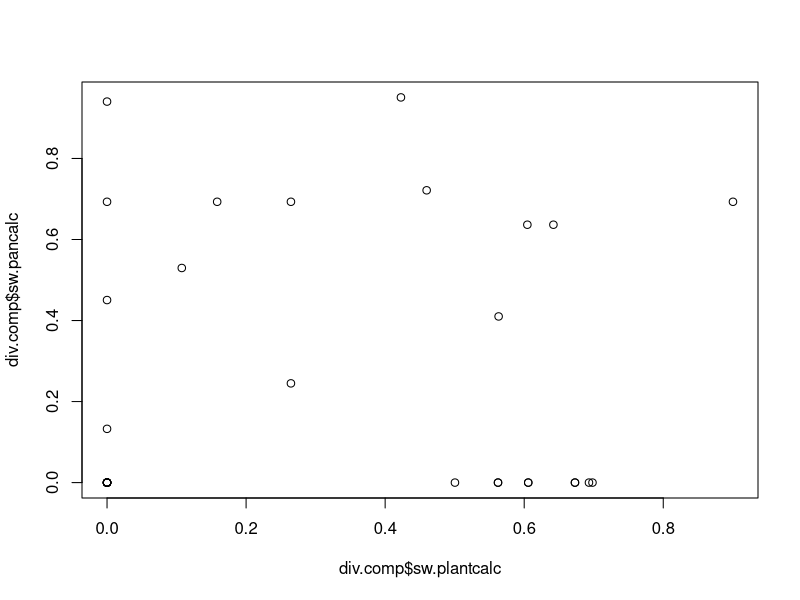
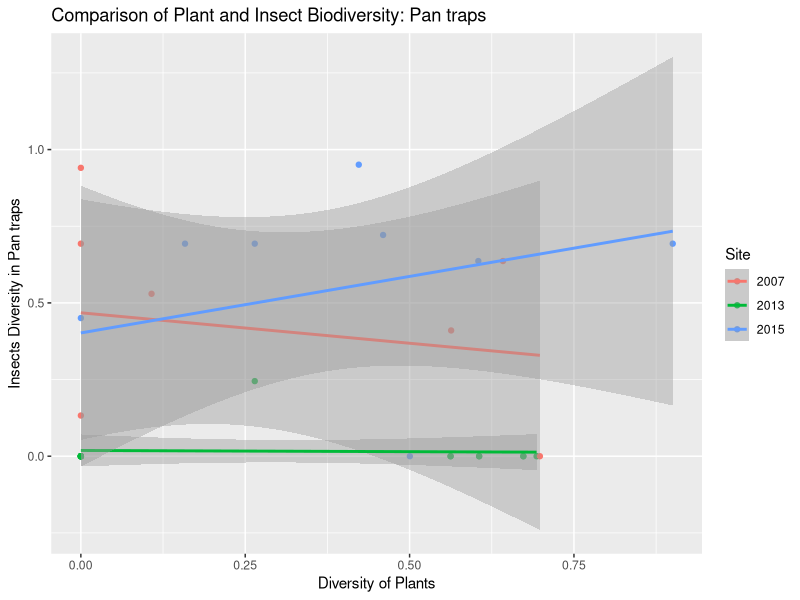
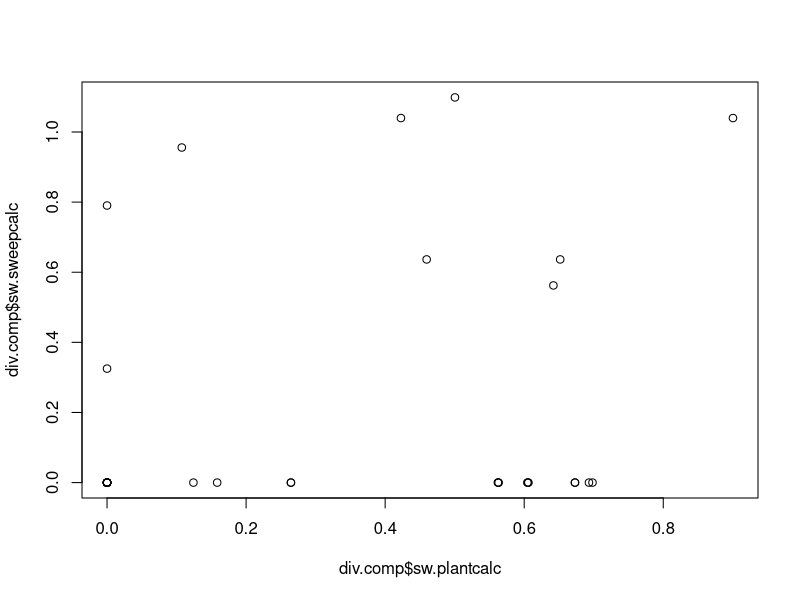
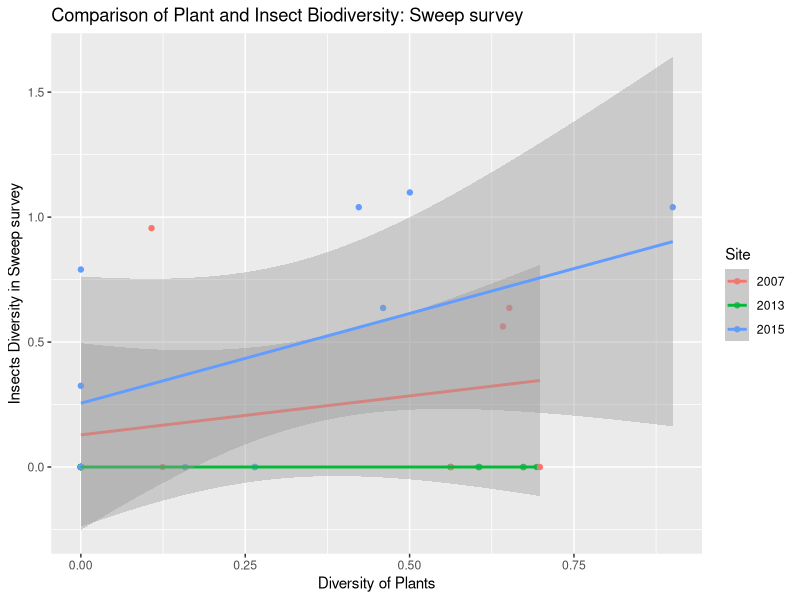

Generate these figures, in order, with R:
## ---- chunk 1
knitr::opts_chunk$set(echo = TRUE)
## ---- chunk 2
library(vegan)
library(ggplot2)
library(dplyr)
library(tidyr)
## ---- chunk 3

df1 <- read.csv("pan_fix.csv")
  
df2 <- read.csv("sweep_fix.csv")
  
df3 <- read.csv("vegetationdata_updatedtest.csv")
## ---- chunk 4
pmat <- as.matrix(df1[,5:13])
sw.pan = df1 %>% mutate(sw.pancalc = diversity(pmat))

sweepmat <- as.matrix(df2[,5:12])
sw.sweep = df2 %>% mutate(sw.sweepcalc = diversity(sweepmat))

plantmat <- as.matrix(df3[,4:12])
sw.plant = df3 %>% mutate(sw.plantcalc = diversity(plantmat))
## ---- chunk 5
pan.comparison = sw.pan %>% select(Site:Date, sw.pancalc) %>% unite(col = ID, Site,Strata,Date) %>% select(-Months)

sweep.comparison = sw.sweep %>% select(Site:Date, sw.sweepcalc) %>% unite(col = ID, Site,Strata,Date) %>% select(-Months)

plant.comparison = sw.plant %>% select(site:Strata, sw.plantcalc) %>% unite(col = ID, site,Strata,date)

div.comp = left_join(plant.comparison, pan.comparison) %>% left_join(sweep.comparison) %>% separate(ID, into = c("Site", "Strata", "Date"), sep = "_")
## ---- chunk 6
plot(div.comp$sw.plantcalc, div.comp$sw.pancalc)

ggplot(data = div.comp, aes(sw.plantcalc, sw.pancalc, col = Site))+ geom_point() + geom_smooth(method=lm) + labs(title = "Comparison of Plant and Insect Biodiversity: Pan traps") + xlab("Diversity of Plants") + ylab("Insects Diversity in Pan traps")
## ---- chunk 7
filt2013 = div.comp %>% filter(Site == "2013")  
trend2013 = lm(sw.plantcalc ~ sw.pancalc, data = filt2013)
summary(trend2013)

filt2015 = div.comp %>% filter(Site == "2015")  
trend2015 = lm(sw.plantcalc ~ sw.pancalc, data = filt2015)
summary(trend2015)

filt2007 = div.comp %>% filter(Site == "2007")  
trend2007 = lm(sw.plantcalc ~ sw.pancalc, data = filt2007)
summary(trend2007)
## ---- chunk 8
plot(div.comp$sw.plantcalc, div.comp$sw.sweepcalc)

ggplot(data = div.comp, aes(sw.plantcalc, sw.sweepcalc, col = Site))+ geom_point() + geom_smooth(method=lm)+ labs(title = "Comparison of Plant and Insect Biodiversity: Sweep survey") + xlab("Diversity of Plants") + ylab("Insects Diversity in Sweep survey")
## ---- chunk 9
filt20132 = div.comp %>% filter(Site == "2013")  
trend20132 = lm(sw.plantcalc ~ sw.sweepcalc, data = filt20132)
summary(trend20132)

filt20152 = div.comp %>% filter(Site == "2015")  
trend20152 = lm(sw.plantcalc ~ sw.sweepcalc, data = filt20152)
summary(trend20152)

filt20072 = div.comp %>% filter(Site == "2007")  
trend20072 = lm(sw.plantcalc ~ sw.sweepcalc, data = filt20072)
summary(trend20072)
